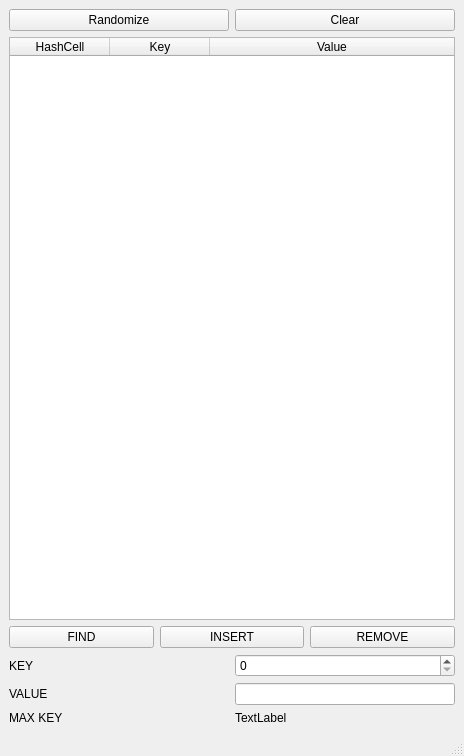
<?xml version="1.0" encoding="UTF-8"?>
<ui version="4.0">
 <class>MainWindow</class>
 <widget class="QMainWindow" name="MainWindow">
  <property name="geometry">
   <rect>
    <x>0</x>
    <y>0</y>
    <width>464</width>
    <height>756</height>
   </rect>
  </property>
  <property name="windowTitle">
   <string>MainWindow</string>
  </property>
  <widget class="QWidget" name="centralwidget">
   <layout class="QGridLayout" name="gridLayout">
    <item row="8" column="0">
     <widget class="QLabel" name="label">
      <property name="text">
       <string>MAX KEY</string>
      </property>
     </widget>
    </item>
    <item row="6" column="1">
     <widget class="QSpinBox" name="key">
      <property name="maximum">
       <number>999999999</number>
      </property>
     </widget>
    </item>
    <item row="6" column="0">
     <widget class="QLabel" name="label_3">
      <property name="text">
       <string>KEY</string>
      </property>
     </widget>
    </item>
    <item row="7" column="1">
     <widget class="QLineEdit" name="value"/>
    </item>
    <item row="0" column="1">
     <widget class="QPushButton" name="clearBtn">
      <property name="text">
       <string>Clear</string>
      </property>
     </widget>
    </item>
    <item row="8" column="1">
     <widget class="QLabel" name="smalles">
      <property name="text">
       <string>TextLabel</string>
      </property>
     </widget>
    </item>
    <item row="7" column="0">
     <widget class="QLabel" name="label_4">
      <property name="text">
       <string>VALUE</string>
      </property>
     </widget>
    </item>
    <item row="0" column="0">
     <widget class="QPushButton" name="randBtn">
      <property name="text">
       <string>Randomize</string>
      </property>
     </widget>
    </item>
    <item row="2" column="0" colspan="2">
     <layout class="QHBoxLayout" name="horizontalLayout">
      <item>
       <widget class="QPushButton" name="getBtn">
        <property name="text">
         <string>FIND</string>
        </property>
       </widget>
      </item>
      <item>
       <widget class="QPushButton" name="setBtn">
        <property name="text">
         <string>INSERT</string>
        </property>
       </widget>
      </item>
      <item>
       <widget class="QPushButton" name="delBtn">
        <property name="text">
         <string>REMOVE</string>
        </property>
       </widget>
      </item>
     </layout>
    </item>
    <item row="1" column="0" colspan="2">
     <widget class="QTableWidget" name="entries">
      <property name="sizePolicy">
       <sizepolicy hsizetype="Expanding" vsizetype="Expanding">
        <horstretch>1</horstretch>
        <verstretch>0</verstretch>
       </sizepolicy>
      </property>
      <property name="editTriggers">
       <set>QAbstractItemView::NoEditTriggers</set>
      </property>
      <property name="selectionMode">
       <enum>QAbstractItemView::NoSelection</enum>
      </property>
      <attribute name="horizontalHeaderStretchLastSection">
       <bool>true</bool>
      </attribute>
      <column>
       <property name="text">
        <string>HashCell</string>
       </property>
      </column>
      <column>
       <property name="text">
        <string>Key</string>
       </property>
      </column>
      <column>
       <property name="text">
        <string>Value</string>
       </property>
      </column>
     </widget>
    </item>
   </layout>
  </widget>
  <widget class="QMenuBar" name="menubar">
   <property name="geometry">
    <rect>
     <x>0</x>
     <y>0</y>
     <width>464</width>
     <height>17</height>
    </rect>
   </property>
  </widget>
  <widget class="QStatusBar" name="statusbar"/>
 </widget>
 <resources/>
 <connections/>
</ui>
